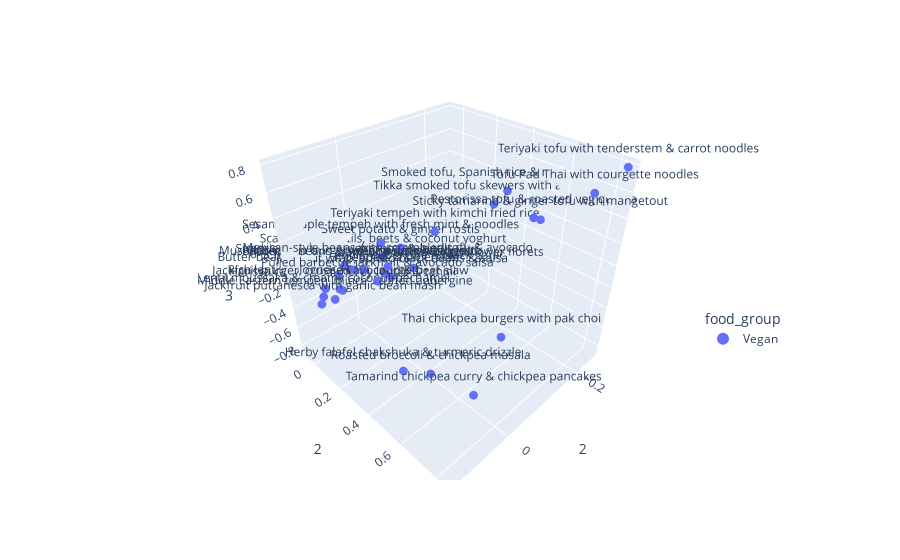

The cell this chart's notebook holds for it:
### Code cell
fig = px.scatter_3d(df_sample, x='PC_2', y='PC_3', z='PC_4', color='food_group', text='title')
fig.update_traces(marker=dict(size=3))
fig.update_layout(scene = dict(xaxis_title='2',yaxis_title='2',zaxis_title='3'))

fig.update_layout(legend=dict(
    yanchor="bottom",
    y=0.3,
    xanchor="right",
    x=0.95
))
fig.update_layout(legend= {'itemsizing': 'constant'})

fig.show()

### Figure 1 — Plotly figure (JSON) as saved in the notebook; plotly's stock layout.template omitted (floating-point values rounded to 4 significant figures)
{"data": [{"hovertemplate": "food_group=Vegan<br>PC_2=%{x}<br>PC_3=%{y}<br>PC_4=%{z}<br>title=%{text}<extra></extra>", "legendgroup": "Vegan", "marker": {"color": "#636efa", "size": 3, "symbol": "circle"}, "mode": "markers+text", "name": "Vegan", "scene": "scene", "showlegend": true, "text": ["Black bean burger with sweet potato fries", "Sweet potato & ginger rostis", "Tamarind chickpea curry & chickpea pancakes", "Roasted broccoli & chickpea masala", "Tofu Pad Thai with courgette noodles", "Rich lentil bolognese with courgetti", "Sundried tomato, mushrooms & lentils", "Barbecue beans & sweet potato wedges", "Thai chickpea burgers with pak choi", "Scandi-style lentils, beets & coconut yoghurt", "Mushroom and spinach risotto with basil pesto", "Sticky tamarind & ginger tofu with mangetout", "Pulled barbecue jackfruit & avocado salsa", "Herby falafel shakshuka & turmeric drizzle", "Jackfruit wrap, spiced black beans & salsa", "Chermoula lentils, aubergine & black garlic", "Jackfruit burger, crushed avocado & beet slaw", "Harissa cauliflower, herby lentils & tahini", "Lentil moussaka & creamy coconut bechamel", "Sesame maple tempeh with fresh mint & noodles", "Jackfruit puttanesca with garlic bean mash", "Mexican-style beans with scrambled tofu & avocado", "Pestorissa tofu & roasted veg quinoa", "Teriyaki tofu with tenderstem & carrot noodles", "Butter bean bake with peppers & tapenade", "Smoked tofu, Spanish rice & roasted peppers ", "Teriyaki tempeh with kimchi fried rice", "Red lentil dahl with turmeric cauliflower florets ", "Tikka smoked tofu skewers with apple slaw ", "Middle Eastern tempeh 'mince' stuffed aubergine"], "type": "scatter3d", "x": [0.03473, -0.03432, -0.01627, 0.01159, -0.1711, 0.0897, 0.02523, 0.04806, -0.07152, -0.0322, 0.01523, -0.1263, 0.04112, 0.04234, -0.008862, -0.02035, 0.0914, 0.04767, 0.106, 0.002436, 0.1231, 0.03166, -0.171, -0.2563, 0.04541, -0.2078, -0.07378, -0.06214, -0.1759, 0.1034], "y": [0.1242, 0.1733, 0.6479, 0.4583, 0.8348, 0.02365, -0.06029, 0.1057, 0.667, 0.05134, -0.04642, 0.7018, 0.2377, 0.3654, 0.1732, 0.09802, 0.147, -0.01306, 0.06936, 0.1562, 0.1214, 0.2846, 0.5997, 0.8405, -0.03871, 0.3949, 0.285, 0.172, 0.3877, 0.1474], "z": [-0.04842, 0.04637, -0.8525, -0.7907, 0.7245, -0.2031, -0.2065, -0.04353, -0.3915, -0.1405, -0.2479, 0.5181, -0.03853, -0.785, -0.1727, -0.2369, -0.08348, -0.3548, -0.1952, 0.1458, -0.1701, 0.1127, 0.3808, 0.7843, -0.2377, 0.404, 0.2028, -0.2024, 0.3372, -0.1475]}], "layout": {"legend": {"itemsizing": "constant", "title": {"text": "food_group"}, "tracegroupgap": 0, "x": 0.95, "xanchor": "right", "y": 0.3, "yanchor": "bottom"}, "margin": {"t": 60}, "scene": {"domain": {"x": [0, 1], "y": [0, 1]}, "xaxis": {"title": {"text": "2"}}, "yaxis": {"title": {"text": "2"}}, "zaxis": {"title": {"text": "3"}}}}}
